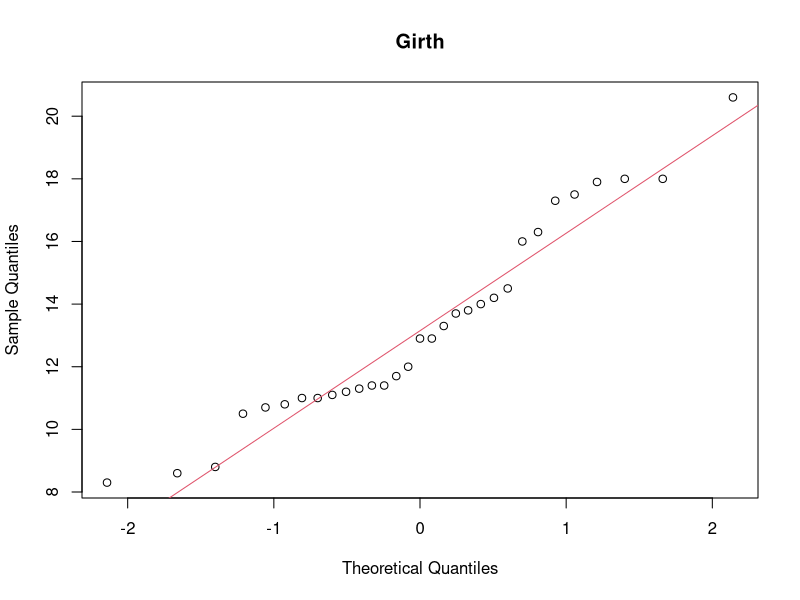
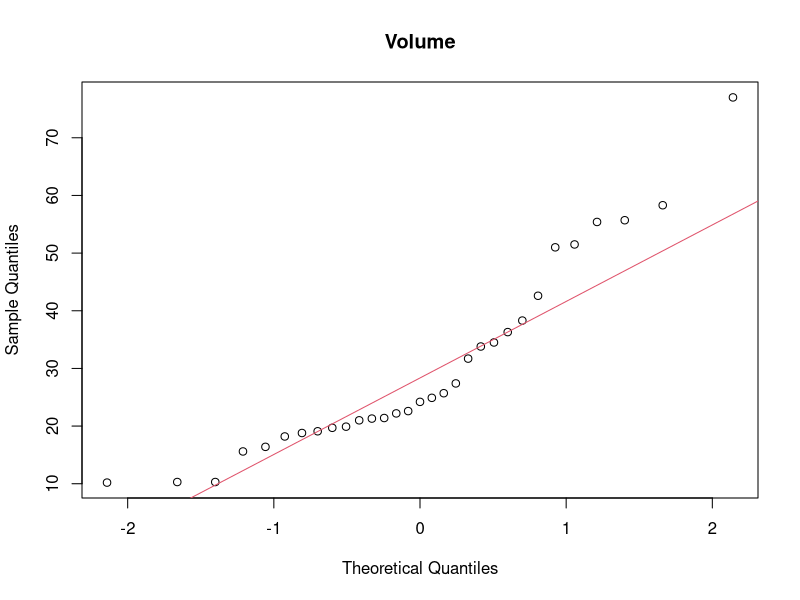
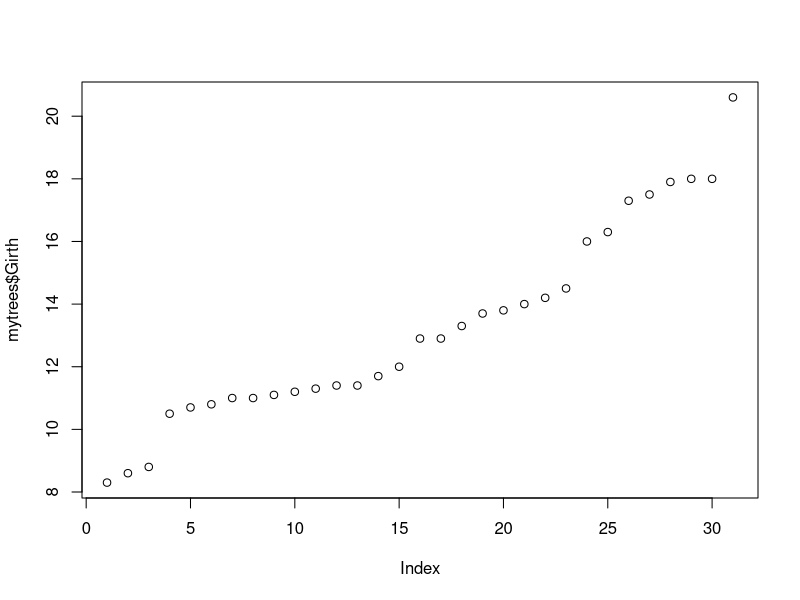
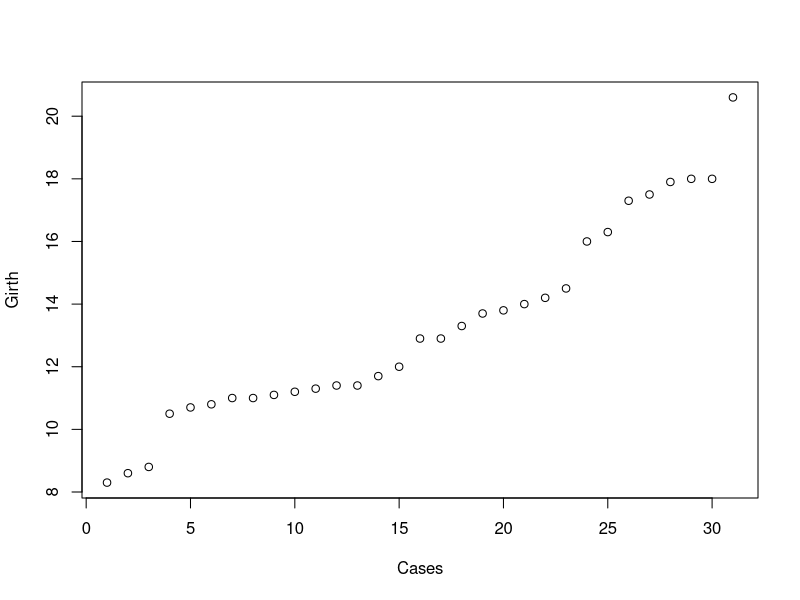
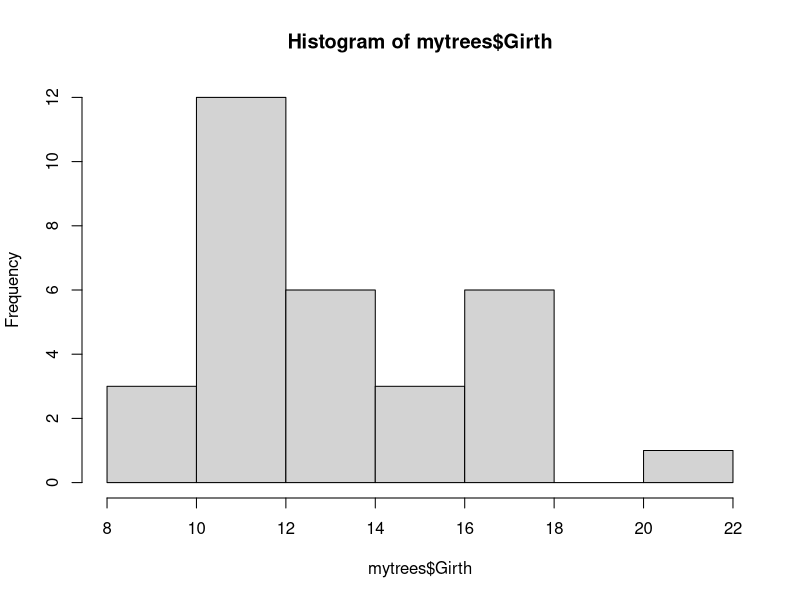
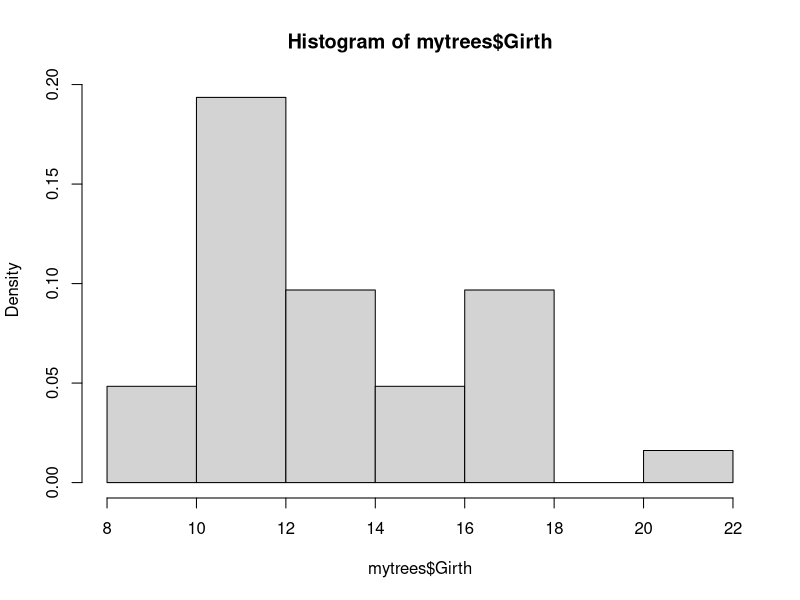
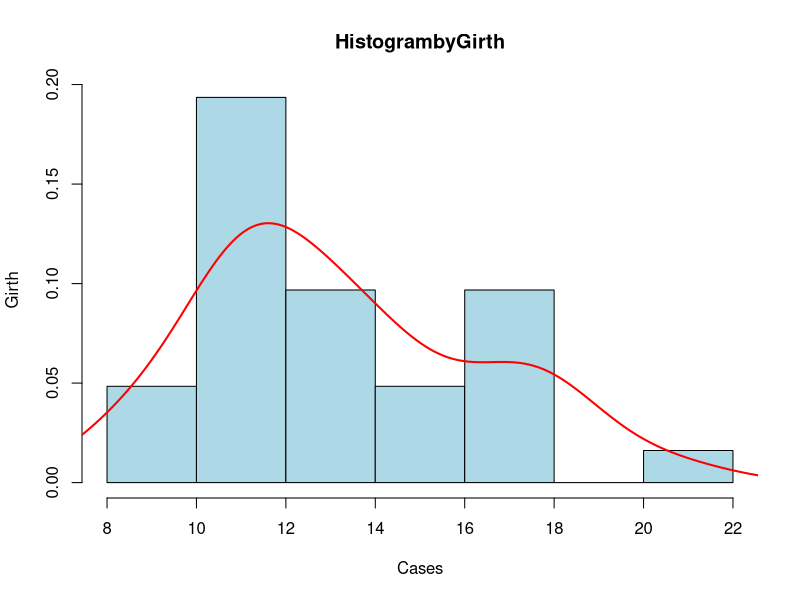
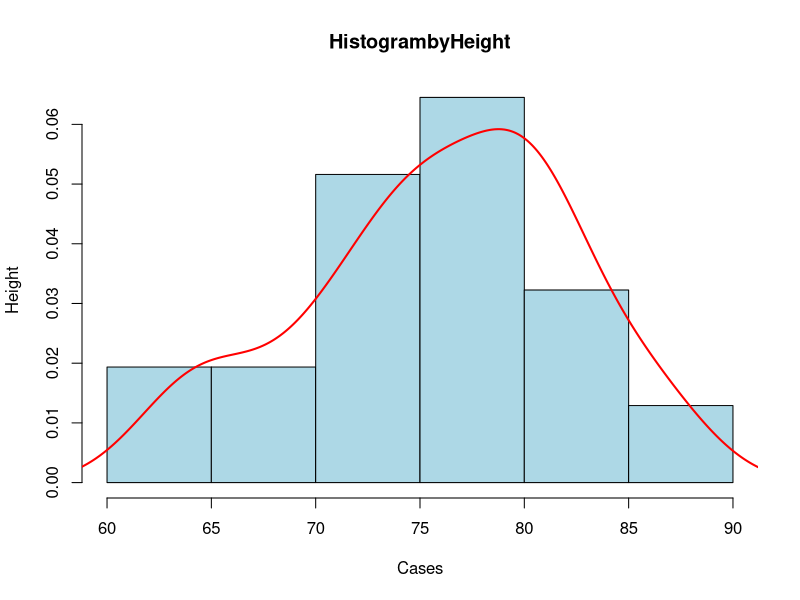

These charts were generated, in order, by the following R code: (Note: this script raises an error after producing the figures.)
# Duma Vladislav, 601-I
trees               #открытие набора данных trees
View(trees)         #визуализация таблицы trees

mytrees<-as.data.frame(trees) #создание фрейма
summary(mytrees)

cor(mytrees)
cormtrx<-cor(mytrees)
cormtrx

# Task 1.1
t.test(mytrees$Girth,mu=mean(mytrees$Girth))

wilcox.test(mytrees$Volume,mu=median(mytrees$Volume),conf.int=TRUE)

shapiro.test(mytrees$Girth)

ks.test(mytrees$Girth,"pnorm")

# Task 1.1, Height
t.test(mytrees$Height,mu=mean(mytrees$Height))

wilcox.test(mytrees$Height,mu=median(mytrees$Height),conf.int=TRUE)

shapiro.test(mytrees$Height)

ks.test(mytrees$Height,"pnorm")
#---------------------------------------
dev.new() # newgraphicalwindow
qqnorm(mytrees$Girth, main="Girth")
qqline(mytrees$Girth, col=2)

dev.cur()# current graphical window
qqnorm(mytrees$Volume,main="Volume")
qqline(mytrees$Volume, col=2)

plot(mytrees$Girth)
dev.new() # новое графическое окн
plot(mytrees$Girth, xlab= "Cases",ylab= "Girth")

hist(mytrees$Girth)
hist(mytrees$Girth, freq=FALSE)

hist(mytrees$Girth, 
     breaks = 6,
     freq=FALSE,
     col="lightblue", 
     xlab ="Cases",
     ylab = "Girth",
     main="HistogrambyGirth")
lines(density(mytrees$Girth),col="red", lwd=2)

# Task 1.2, Height & Volume

hist(mytrees$Height, 
     breaks = 6,
     freq=FALSE,
     col="lightblue", 
     xlab ="Cases",
     ylab = "Height",
     main="HistogrambyHeight")
lines(density(mytrees$Height),col="red", lwd=2)

hist(mytrees$Volume, 
     breaks = 6,
     freq=FALSE,
     col="lightblue", 
     xlab ="Cases",
     ylab = "Volume",
     main="HistogrambyVolume")
lines(density(mytrees$Volume),col="red", lwd=2)

#---------------------------------------

boxplot(mytrees$Girth,   
        mytrees$Height,
        mytrees$Volume,
        main = "Box&Whisker Plot",
        xlab="Girth Height Volume")

boxplot.stats(mytrees$Girth, 
              coef= 1, 
              do.conf= TRUE, 
              do.out= TRUE)

boxplot.stats(mytrees$Volume, 
              coef = 1.5, 
              do.conf = TRUE, 
              do.out = TRUE)
# Task 1.3
boxplot(mytrees$Volume, range = 1.5, width = NULL, varwidth = FALSE,
        notch = FALSE, outline = TRUE, names, plot = TRUE,
        border = par("fg"), col = NULL, log = "",
        pars = list(boxwex = 0.8, staplewex = 0.5, outwex = 0.5),
        horizontal = FALSE, add = FALSE, at = NULL)
#--------------------------------

# Task 1.4
dev.new()#  вывод в текущее окно
plot(mytrees$Height,
     mytrees$Girth,
     type="p",
     col="red",
     cex=1,
     xlab = "Height",
     ylab = "Girth",
     main = "Height vs Girth")

plot(mytrees$Girth,
     mytrees$Volume,
     type="p",
     col="red",
     cex=1,
     xlab = "Girth",
     ylab = "Volume",
     main = " Girth vsVolume")
abline(lm(mytrees$Volume~mytrees$Girth),col="blue",lwd=1)

x<-cbind(mytrees$Girth,
         mytrees$Height,
         mytrees$Volume) #подготовка данных
pairs(x,      
      gap=0,
      diag.panel= function(x)
          {par(new = TRUE)
          hist(x, col = "light pink", probability = TRUE)
          lines(density(x), col = "red", lwd = 2)})


